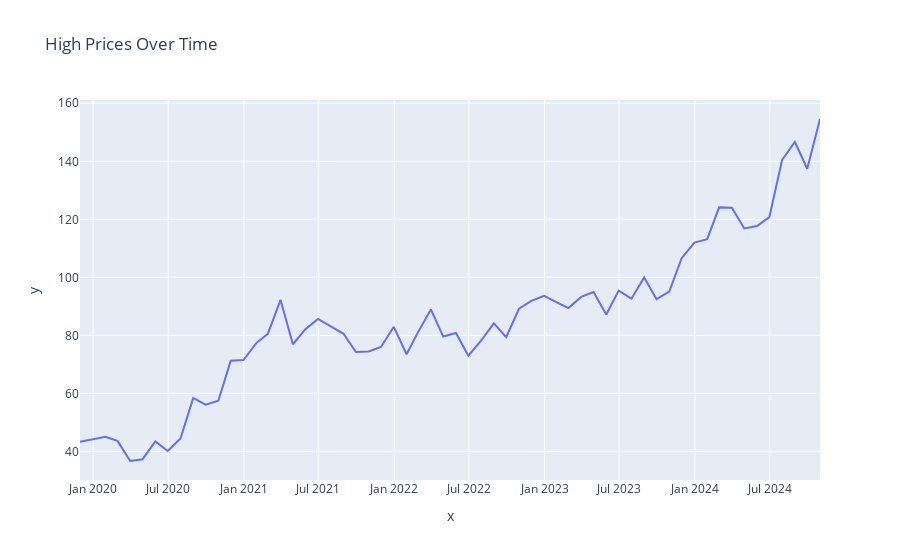

This figure's notebook cell:
### Code cell
low_data = monthly_df[('Low', 'ENSG')]
fig_low = px.line(x=monthly_df.index, y=low_data, title='High Prices Over Time')
fig_low.show()
